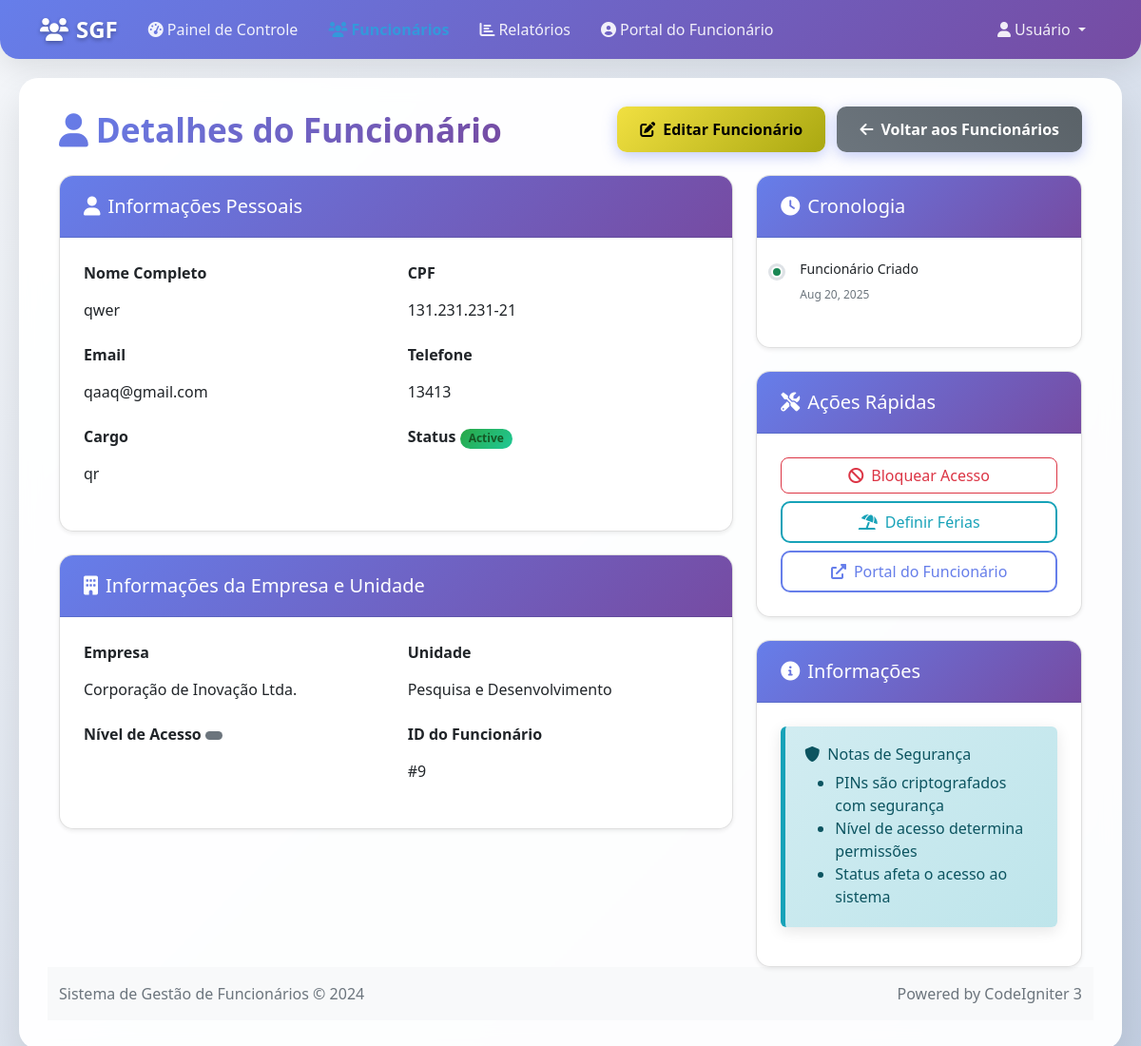
Screenshot of /employees/view/9 with the database file from the repository.
### tables this page shows
CREATE TABLE `employees`  (
  `id` int NOT NULL AUTO_INCREMENT,
  `cpf` varchar(14) NOT NULL,
  `name` varchar(100) NOT NULL,
  `email` varchar(100) NOT NULL,
  `phone` varchar(20) NOT NULL,
  `position` varchar(100) NOT NULL,
  `unit_id` int NOT NULL,
  `company_id` int NOT NULL,
  `access_level` enum('basic','intermediate','advanced','admin') NULL DEFAULT 'basic',
  `status` enum('active','vacation','blocked','inactive') NULL DEFAULT 'active',
  `pin_4digit` varchar(255) NOT NULL,
  `pin_6digit` varchar(255) NOT NULL,
  `photo_path` varchar(255) NULL DEFAULT NULL,
  `created_at` timestamp NOT NULL DEFAULT current_timestamp,
  `updated_at` timestamp NOT NULL DEFAULT current_timestamp ON UPDATE CURRENT_TIMESTAMP,
  PRIMARY KEY (`id`) USING BTREE,
  UNIQUE INDEX `cpf`(`cpf` ASC) USING BTREE,
  UNIQUE INDEX `email`(`email` ASC) USING BTREE,
  INDEX `unit_id`(`unit_id` ASC) USING BTREE,
  INDEX `company_id`(`company_id` ASC) USING BTREE,
  CONSTRAINT `employees_ibfk_1` FOREIGN KEY (`unit_id`) REFERENCES `units` (`id`) ON DELETE CASCADE ON UPDATE RESTRICT,
  CONSTRAINT `employees_ibfk_2` FOREIGN KEY (`company_id`) REFERENCES `companies` (`id`) ON DELETE CASCADE ON UPDATE RESTRICT
);

CREATE TABLE `companies`  (
  `id` int NOT NULL AUTO_INCREMENT,
  `name` varchar(100) NOT NULL,
  `code` varchar(20) NOT NULL,
  `status` enum('active','inactive') NULL DEFAULT 'active',
  `created_at` timestamp NOT NULL DEFAULT current_timestamp,
  PRIMARY KEY (`id`) USING BTREE,
  UNIQUE INDEX `code`(`code` ASC) USING BTREE
);

CREATE TABLE `units`  (
  `id` int NOT NULL AUTO_INCREMENT,
  `name` varchar(100) NOT NULL,
  `code` varchar(20) NOT NULL,
  `company_id` int NOT NULL,
  `status` enum('active','inactive') NULL DEFAULT 'active',
  `created_at` timestamp NOT NULL DEFAULT current_timestamp,
  PRIMARY KEY (`id`) USING BTREE,
  INDEX `company_id`(`company_id` ASC) USING BTREE,
  CONSTRAINT `units_ibfk_1` FOREIGN KEY (`company_id`) REFERENCES `companies` (`id`) ON DELETE CASCADE ON UPDATE RESTRICT
);

### application/controllers/Employees.php (called while the page is built, shortened)
<?php
class Employees extends CI_Controller {
    public function __construct() {
        $this->load->library('session');
        $this->load->library('form_validation');
        $this->load->model('Employee_model');
    }
    public function view($id) {
        $employee = $this->Employee_model->get_employee($id);
        $data['employee'] = $employee;
        $data['title'] = 'Employee Details';
        $this->load->view('templates/header', $data);
        $this->load->view('employees/view', $data);
        $this->load->view('templates/footer');
    }
}

### index.php (called while the page is built, shortened)
<?php
require_once BASEPATH.'core/CodeIgniter.php';

### application/models/Employee_model.php (called while the page is built, shortened)
<?php
class Employee_model extends CI_Model {
    public function get_employee($id) {
        $this->db->select('e.*, u.name as unit_name, c.name as company_name');
        $this->db->from('employees e');
        $this->db->join('units u', 'u.id = e.unit_id');
        $this->db->join('companies c', 'c.id = e.company_id');
        $this->db->where('e.id', $id);
        $query = $this->db->get();
        return $query->row();
    }
}

### application/views/employees/view.php (the view, shortened to what this page needs)
<div class="row">
    <div class="col-12">
        <div class="d-flex justify-content-between align-items-center mb-4">
            <h1 class="h3 mb-0">
                <i class="fas fa-user me-2"></i>Detalhes do Funcionário
            </h1>
            <div>
                <a href="/employees/edit/<?php echo $employee->id; ?>" class="btn btn-warning me-2">
                    <i class="fas fa-edit me-2"></i>Editar Funcionário
                </a>
                <a href="/employees" class="btn btn-secondary">
                    <i class="fas fa-arrow-left me-2"></i>Voltar aos Funcionários
                </a>
            </div>
        </div>
    </div>
</div>
<div class="row">
    <div class="col-md-8">
        <div class="card">
            <div class="card-header">
                <h5 class="mb-0"><i class="fas fa-user me-2"></i>Informações Pessoais</h5>
            </div>
            <div class="card-body">
                <div class="row">
                    <div class="col-md-6 mb-3">
                        <label class="form-label fw-bold">Nome Completo</label>
                        <p class="form-control-plaintext"><?php echo $employee->name; ?></p>
                    </div>
                    <div class="col-md-6 mb-3">
                        <label class="form-label fw-bold">CPF</label>
                        <p class="form-control-plaintext"><?php echo $employee->cpf; ?></p>
                    </div>
                </div>
                <div class="row">
                    <div class="col-md-6 mb-3">
                        <label class="form-label fw-bold">Email</label>
                        <p class="form-control-plaintext"><?php echo $employee->email; ?></p>
                    </div>
                    <div class="col-md-6 mb-3">
                        <label class="form-label fw-bold">Telefone</label>
                        <p class="form-control-plaintext"><?php echo $employee->phone; ?></p>
                    </div>
                </div>
                <div class="row">
                    <div class="col-md-6 mb-3">
                        <label class="form-label fw-bold">Cargo</label>
                        <p class="form-control-plaintext"><?php echo $employee->position; ?></p>
                    </div>
                    <div class="col-md-6 mb-3">
                        <label class="form-label fw-bold">Status</label>
                        <span class="badge status-<?php echo $employee->status; ?>">
                            <?php echo ucfirst($employee->status); ?>
                        </span>
                    </div>
                </div>
            </div>
        </div>
        <div class="card mt-4">
            <div class="card-header">
                <h5 class="mb-0"><i class="fas fa-building me-2"></i>Informações da Empresa e Unidade</h5>
            </div>
            <div class="card-body">
                <div class="row">
                    <div class="col-md-6 mb-3">
                        <label class="form-label fw-bold">Empresa</label>
                        <p class="form-control-plaintext"><?php echo $employee->company_name; ?></p>
                    </div>
                    <div class="col-md-6 mb-3">
                        <label class="form-label fw-bold">Unidade</label>
                        <p class="form-control-plaintext"><?php echo $employee->unit_name; ?></p>
                    </div>
                </div>
                <div class="row">
                    <div class="col-md-6 mb-3">
                        <label class="form-label fw-bold">Nível de Acesso</label>
                        <span class="badge bg-<?php echo $employee->access_level === 'admin' ? 'danger' : ($employee->access_level === 'standard' ? 'primary' : 'secondary'); ?>">
                        </span>
                    </div>
                    <div class="col-md-6 mb-3">
                        <label class="form-label fw-bold">ID do Funcionário</label>
                        <p class="form-control-plaintext">#<?php echo $employee->id; ?></p>
                    </div>
                </div>
            </div>
        </div>
    </div>
    <div class="col-md-4">
        <div class="card">
            <div class="card-header">
                <h5 class="mb-0"><i class="fas fa-clock me-2"></i>Cronologia</h5>
            </div>
            <div class="card-body">
                <div class="timeline">
                    <div class="timeline-item">
                        <div class="timeline-marker bg-success"></div>
                        <div class="timeline-content">
                            <h6 class="mb-1">Funcionário Criado</h6>
                            <small class="text-muted"><?php echo date('M j, Y', strtotime($employee->created_at)); ?></small>
                        </div>
                    </div>
                </div>
            </div>
        </div>
        <div class="card mt-4">
            <div class="card-header">
                <h5 class="mb-0"><i class="fas fa-tools me-2"></i>Ações Rápidas</h5>
            </div>
            <div class="card-body">
                <div class="d-grid gap-2">
                    <?php if ($employee->status === 'active'): ?>
                        <a href="/employees/block/<?php echo $employee->id; ?>" class="btn btn-outline-danger">
                            <i class="fas fa-ban me-2"></i>Bloquear Acesso
                        </a>
                        <a href="/employees/vacation/<?php echo $employee->id; ?>" class="btn btn-outline-info">
                            <i class="fas fa-umbrella-beach me-2"></i>Definir Férias
                        </a>
                    <?php elseif ($employee->status === 'blocked'): ?>
                        <a href="/employees/unblock/<?php echo $employee->id; ?>" class="btn btn-outline-success">
                            <i class="fas fa-check me-2"></i>Desbloquear Acesso
                        </a>
                    <?php elseif ($employee->status === 'vacation'): ?>
                        <a href="/employees/end_vacation/<?php echo $employee->id; ?>" class="btn btn-outline-success">
                            <i class="fas fa-undo me-2"></i>Encerrar Férias
                        </a>
                    <?php endif; ?>
                    <a href="/employee_portal/login" target="_blank" class="btn btn-outline-primary">
                        <i class="fas fa-external-link-alt me-2"></i>Portal do Funcionário
                    </a>
                </div>
            </div>
        </div>
        <div class="card mt-4">
            <div class="card-header">
                <h5 class="mb-0"><i class="fas fa-info-circle me-2"></i>Informações</h5>
            </div>
            <div class="card-body">
                <div class="alert alert-info">
                    <h6><i class="fas fa-shield-alt me-2"></i>Notas de Segurança</h6>
                    <ul class="mb-0">
                        <li>PINs são criptografados com segurança</li>
                        <li>Nível de acesso determina permissões</li>
                        <li>Status afeta o acesso ao sistema</li>
                    </ul>
                </div>
            </div>
        </div>
    </div>
</div>

### application/views/templates/header.php (style rules this page uses)
.card { box-shadow: 0 0.125rem 0.25rem rgba(0, 0, 0, 0.075); border: 1px solid rgba(0, 0, 0, 0.125); }
.card-header { background-color: #f8f9fa; border-bottom: 1px solid rgba(0, 0, 0, 0.125); }
.alert { border-radius: 0.375rem; }
.badge { font-size: 0.75em; }
.status-active { background-color: #d4edda; color: #155724; }
.btn { border-radius: 8px; font-weight: 500; transition: all 0.2s ease; }
.btn-secondary { background: linear-gradient(45deg, #6c757d, #5a6268); border: none; border-radius: 10px; padding: 12px 24px; font-weight: 600; box-shadow: 0 4px 15px rgba(102, 126, 234, 0.4); }
body { background: linear-gradient(135deg, #f5f7fa 0%, #c3cfe2 100%); min-height: 100vh; }
.card { border: none; border-radius: 15px; box-shadow: 0 10px 30px rgba(0, 0, 0, 0.1); transition: all 0.3s ease; overflow: hidden; }
.card-header { background: linear-gradient(135deg, #667eea 0%, #764ba2 100%); color: white; border: none; padding: 20px 25px; font-weight: 600; }
.card-body { padding: 25px; }
.btn-warning { background: linear-gradient(135deg,rgb(241, 224, 65) 0%,rgb(170, 168, 17) 100%); border: none; border-radius: 10px; padding: 12px 24px; font-weight: 600; box-shadow: 0 4px 15px rgba(102, 126, 234, 0.4); }
.btn-outline-primary { border: 2px solid #667eea; color: #667eea; border-radius: 10px; padding: 8px 16px; font-weight: 500; transition: all 0.3s ease; }
.btn-outline-info { border: 2px solid #17a2b8; color: #17a2b8; border-radius: 10px; padding: 8px 16px; font-weight: 500; transition: all 0.3s ease; }
.badge { border-radius: 20px; padding: 8px 16px; font-weight: 600; font-size: 0.85rem; }
.status-active { background: linear-gradient(135deg, #28a745, #20c997); color: white; }
.alert { border: none; border-radius: 15px; padding: 20px; box-shadow: 0 4px 15px rgba(0, 0, 0, 0.1); }
.alert-info { background: linear-gradient(135deg, #d1ecf1, #bee5eb); color: #0c5460; border-left: 5px solid #17a2b8; }
.h3.mb-0 { background: linear-gradient(135deg, #667eea 0%, #764ba2 100%); -webkit-background-clip: text; -webkit-text-fill-color: transparent; background-clip: text; font-weight: 700; font-size: 2.2rem; }

### application/views/employees/view.php (style rules this page uses)
.timeline { position: relative; padding-left: 20px; }
.timeline-item { position: relative; margin-bottom: 20px; }
.timeline-marker { position: absolute; left: -30px; top: 5px; width: 12px; height: 12px; border-radius: 50%; border: 2px solid #fff; box-shadow: 0 0 0 3px #dee2e6; }
.timeline-content h6 { margin: 0; font-size: 0.875rem; }
.timeline-content small { font-size: 0.75rem; }

### application/views/templates/footer.php (style rules this page uses)
.status-active { background-color: #d4edda !important; color: #155724 !important; }
.card { box-shadow: 0 0.125rem 0.25rem rgba(0, 0, 0, 0.075); border: 1px solid rgba(0, 0, 0, 0.125); }
.card-header { background-color: #f8f9fa; border-bottom: 1px solid rgba(0, 0, 0, 0.125); }
.alert { border-radius: 0.375rem; }
.badge { font-size: 0.75em; padding: 0.375em 0.75em; }

### rows the page displays
employees: name "qwer", cpf "131.231.231-21", email "qaaq@gmail.com", phone "13413", position "qr", status "Active", company.name "Corporação de Inovação Ltda.", unit.name "Pesquisa e Desenvolvimento", id "9", created_at "Aug 20, 2025"

### other values shown
$this->session->userdata('user_name') ?: 'Usuário' "Usuário"
